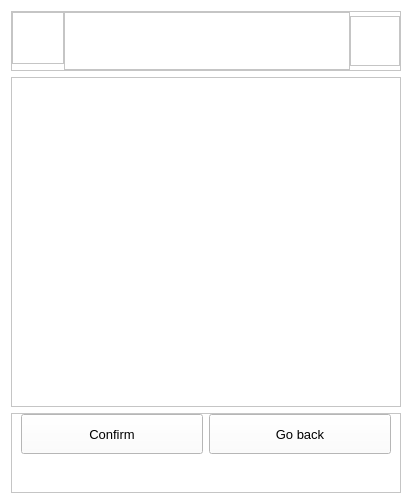
<?xml version="1.0" encoding="UTF-8"?>
<ui version="4.0">
    <class>Dialog</class>
    <widget class="QDialog" name="Dialog">
        <property name="geometry">
            <rect>
                <x>0</x>
                <y>0</y>
                <width>412</width>
                <height>504</height>
            </rect>
        </property>
        <property name="windowTitle">
            <string>Dialog</string>
        </property>
        <property name="styleSheet">
            <string notr="true">background-color: white</string>
        </property>
        <layout class="QVBoxLayout" name="verticalLayout">
            <item>
                <widget class="QFrame" name="frame">
                    <property name="sizePolicy">
                        <sizepolicy hsizetype="Preferred" vsizetype="Minimum">
                            <horstretch>0</horstretch>
                            <verstretch>0</verstretch>
                        </sizepolicy>
                    </property>
                    <property name="minimumSize">
                        <size>
                            <width>0</width>
                            <height>60</height>
                        </size>
                    </property>
                    <property name="frameShape">
                        <enum>QFrame::StyledPanel</enum>
                    </property>
                    <property name="frameShadow">
                        <enum>QFrame::Raised</enum>
                    </property>
                    <layout class="QHBoxLayout" name="horizontalLayout">
                        <property name="spacing">
                            <number>0</number>
                        </property>
                        <property name="leftMargin">
                            <number>0</number>
                        </property>
                        <property name="topMargin">
                            <number>0</number>
                        </property>
                        <property name="rightMargin">
                            <number>0</number>
                        </property>
                        <property name="bottomMargin">
                            <number>0</number>
                        </property>
                        <item alignment="Qt::AlignLeft|Qt::AlignTop">
                            <widget class="QFrame" name="frame_3">
                                <property name="sizePolicy">
                                    <sizepolicy hsizetype="Minimum" vsizetype="Preferred">
                                        <horstretch>0</horstretch>
                                        <verstretch>0</verstretch>
                                    </sizepolicy>
                                </property>
                                <property name="minimumSize">
                                    <size>
                                        <width>50</width>
                                        <height>0</height>
                                    </size>
                                </property>
                                <property name="frameShape">
                                    <enum>QFrame::StyledPanel</enum>
                                </property>
                                <property name="frameShadow">
                                    <enum>QFrame::Raised</enum>
                                </property>
                                <layout class="QHBoxLayout" name="horizontalLayout_2">
                                    <property name="spacing">
                                        <number>0</number>
                                    </property>
                                    <property name="leftMargin">
                                        <number>0</number>
                                    </property>
                                    <property name="topMargin">
                                        <number>0</number>
                                    </property>
                                    <property name="rightMargin">
                                        <number>0</number>
                                    </property>
                                    <property name="bottomMargin">
                                        <number>0</number>
                                    </property>
                                    <item alignment="Qt::AlignLeft|Qt::AlignTop">
                                        <widget class="QPushButton" name="backButton">
                                            <property name="sizePolicy">
                                                <sizepolicy hsizetype="Minimum" vsizetype="Minimum">
                                                    <horstretch>0</horstretch>
                                                    <verstretch>0</verstretch>
                                                </sizepolicy>
                                            </property>
                                            <property name="minimumSize">
                                                <size>
                                                    <width>50</width>
                                                    <height>50</height>
                                                </size>
                                            </property>
                                            <property name="maximumSize">
                                                <size>
                                                    <width>50</width>
                                                    <height>50</height>
                                                </size>
                                            </property>
                                            <property name="styleSheet">
                                                <string notr="true">color: white; border: none</string>
                                            </property>
                                            <property name="text">
                                                <string/>
                                            </property>
                                        </widget>
                                    </item>
                                </layout>
                            </widget>
                        </item>
                        <item>
                            <widget class="QFrame" name="frame_4">
                                <property name="sizePolicy">
                                    <sizepolicy hsizetype="Expanding" vsizetype="Preferred">
                                        <horstretch>0</horstretch>
                                        <verstretch>0</verstretch>
                                    </sizepolicy>
                                </property>
                                <property name="frameShape">
                                    <enum>QFrame::StyledPanel</enum>
                                </property>
                                <property name="frameShadow">
                                    <enum>QFrame::Raised</enum>
                                </property>
                                <layout class="QHBoxLayout" name="horizontalLayout_3">
                                    <property name="spacing">
                                        <number>0</number>
                                    </property>
                                    <property name="leftMargin">
                                        <number>0</number>
                                    </property>
                                    <property name="topMargin">
                                        <number>0</number>
                                    </property>
                                    <property name="rightMargin">
                                        <number>0</number>
                                    </property>
                                    <property name="bottomMargin">
                                        <number>0</number>
                                    </property>
                                    <item>
                                        <widget class="QLabel" name="title_2">
                                            <property name="sizePolicy">
                                                <sizepolicy hsizetype="Minimum" vsizetype="Minimum">
                                                    <horstretch>0</horstretch>
                                                    <verstretch>0</verstretch>
                                                </sizepolicy>
                                            </property>
                                            <property name="minimumSize">
                                                <size>
                                                    <width>100</width>
                                                    <height>30</height>
                                                </size>
                                            </property>
                                            <property name="font">
                                                <font>
                                                    <pointsize>12</pointsize>
                                                    <weight>75</weight>
                                                    <bold>true</bold>
                                                </font>
                                            </property>
                                            <property name="text">
                                                <string/>
                                            </property>
                                            <property name="alignment">
                                                <set>Qt::AlignCenter</set>
                                            </property>
                                        </widget>
                                    </item>
                                </layout>
                            </widget>
                        </item>
                        <item>
                            <widget class="QFrame" name="frame_5">
                                <property name="sizePolicy">
                                    <sizepolicy hsizetype="Minimum" vsizetype="Minimum">
                                        <horstretch>0</horstretch>
                                        <verstretch>0</verstretch>
                                    </sizepolicy>
                                </property>
                                <property name="minimumSize">
                                    <size>
                                        <width>50</width>
                                        <height>50</height>
                                    </size>
                                </property>
                                <property name="maximumSize">
                                    <size>
                                        <width>50</width>
                                        <height>50</height>
                                    </size>
                                </property>
                                <property name="frameShape">
                                    <enum>QFrame::StyledPanel</enum>
                                </property>
                                <property name="frameShadow">
                                    <enum>QFrame::Raised</enum>
                                </property>
                            </widget>
                        </item>
                    </layout>
                </widget>
            </item>
            <item>
                <widget class="QFrame" name="frame_2">
                    <property name="sizePolicy">
                        <sizepolicy hsizetype="Preferred" vsizetype="Expanding">
                            <horstretch>0</horstretch>
                            <verstretch>0</verstretch>
                        </sizepolicy>
                    </property>
                    <property name="frameShape">
                        <enum>QFrame::StyledPanel</enum>
                    </property>
                    <property name="frameShadow">
                        <enum>QFrame::Raised</enum>
                    </property>
                    <layout class="QVBoxLayout" name="verticalLayout_2">
                        <item>
                            <widget class="QLabel" name="confirm_text">
                                <property name="font">
                                    <font>
                                        <pointsize>12</pointsize>
                                    </font>
                                </property>
                                <property name="text">
                                    <string/>
                                </property>
                                <property name="alignment">
                                    <set>Qt::AlignLeading|Qt::AlignLeft|Qt::AlignTop</set>
                                </property>
                            </widget>
                        </item>
                    </layout>
                </widget>
            </item>
            <item>
                <widget class="QFrame" name="frame_6">
                    <property name="sizePolicy">
                        <sizepolicy hsizetype="Preferred" vsizetype="Minimum">
                            <horstretch>0</horstretch>
                            <verstretch>0</verstretch>
                        </sizepolicy>
                    </property>
                    <property name="minimumSize">
                        <size>
                            <width>0</width>
                            <height>80</height>
                        </size>
                    </property>
                    <property name="frameShape">
                        <enum>QFrame::StyledPanel</enum>
                    </property>
                    <property name="frameShadow">
                        <enum>QFrame::Raised</enum>
                    </property>
                    <layout class="QHBoxLayout" name="horizontalLayout_4">
                        <property name="leftMargin">
                            <number>9</number>
                        </property>
                        <property name="topMargin">
                            <number>0</number>
                        </property>
                        <property name="rightMargin">
                            <number>9</number>
                        </property>
                        <property name="bottomMargin">
                            <number>9</number>
                        </property>
                        <item alignment="Qt::AlignTop">
                            <widget class="QPushButton" name="confirm_button">
                                <property name="sizePolicy">
                                    <sizepolicy hsizetype="Expanding" vsizetype="Fixed">
                                        <horstretch>0</horstretch>
                                        <verstretch>0</verstretch>
                                    </sizepolicy>
                                </property>
                                <property name="minimumSize">
                                    <size>
                                        <width>0</width>
                                        <height>40</height>
                                    </size>
                                </property>
                                <property name="font">
                                    <font>
                                        <pointsize>10</pointsize>
                                    </font>
                                </property>
                                <property name="styleSheet">
                                    <string notr="true">border-radius : 15; border: 2 px solid black; background-color:
                                        #414BB2; color: white;

                                        pressed ({
                                        border: 4px solid #090;
                                        border-radius: 5px
                                        })
                                    </string>
                                </property>
                                <property name="text">
                                    <string>Confirm</string>
                                </property>
                            </widget>
                        </item>
                        <item alignment="Qt::AlignTop">
                            <widget class="QPushButton" name="back_button">
                                <property name="sizePolicy">
                                    <sizepolicy hsizetype="Expanding" vsizetype="Fixed">
                                        <horstretch>0</horstretch>
                                        <verstretch>0</verstretch>
                                    </sizepolicy>
                                </property>
                                <property name="minimumSize">
                                    <size>
                                        <width>0</width>
                                        <height>40</height>
                                    </size>
                                </property>
                                <property name="font">
                                    <font>
                                        <pointsize>10</pointsize>
                                    </font>
                                </property>
                                <property name="styleSheet">
                                    <string notr="true">border-radius : 15; border: 2 px solid black; background-color:
                                        #414BB2; color: white;

                                        pressed ({
                                        border: 4px solid #090;
                                        border-radius: 5px
                                        })
                                    </string>
                                </property>
                                <property name="text">
                                    <string>Go back</string>
                                </property>
                            </widget>
                        </item>
                    </layout>
                </widget>
            </item>
        </layout>
    </widget>
    <resources/>
    <connections/>
</ui>
